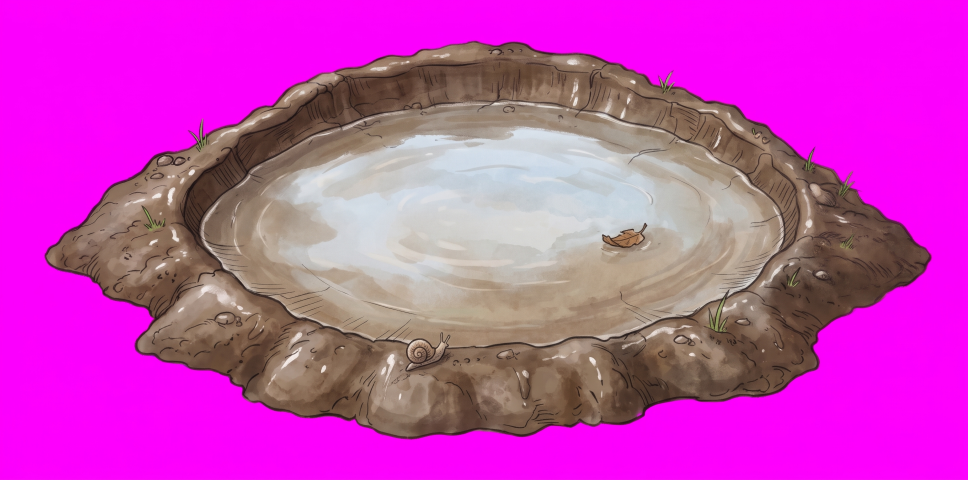
#> input picture art-day-23/raw/pond-new-1.jpg, 2902 x 1440 px, found by its file name (shown at 1/3 size)
$ python cut_pond.py
#> lines starting #> are read from the running program, lines starting #| are printed output that depends on the picture
### art-day-23/tools/key.py
import numpy as np
from PIL import Image, ImageFilter
def key(path):
#> called with path = 'raw/pond-new-1.jpg'
    a=np.asarray(Image.open(path).convert('RGB')).astype(float)
    R,G,B=a[...,0],a[...,1],a[...,2]
    mag=(np.minimum(R,B)-G)/255
    al=np.clip((0.42-mag)/0.22,0,1)
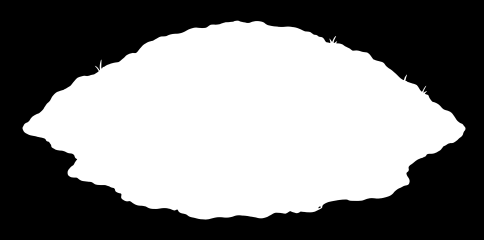
#> al: shape (1440, 2902) float64 (shown at 1/6 size); min 0, max 1, mean 0.507
    # despill
    m=np.minimum(R,B); sp=np.clip(m-G,0,None)*(al<1)
#> after `sp = np.clip(m - G, 0, None) * (al < 1)`:
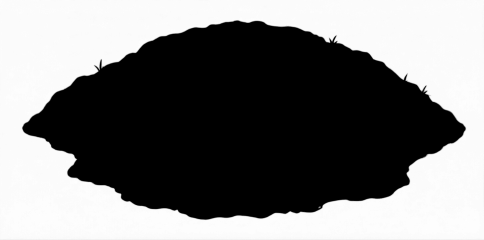
#> sp: shape (1440, 2902) float64 (shown at 1/6 size); min 0, max 255, mean 123.5
    a[...,0]-=sp*0.8; a[...,2]-=sp*0.8
    al=np.asarray(Image.fromarray((al*255).astype('uint8')).filter(ImageFilter.MinFilter(3)))
    out=np.dstack([np.clip(a,0,255).astype('uint8'),al])
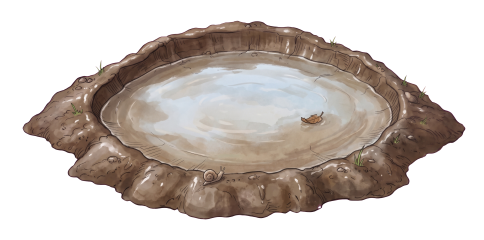
#> out: shape (1440, 2902, 4) (shown at 1/6 size); mean R, G, B, A 100.3, 66.3, 85.3, 128.7; transparent parts drawn white
    im=Image.fromarray(out,'RGBA'); return im.crop(im.getbbox())
#> after `return im.crop(im.getbbox())`:
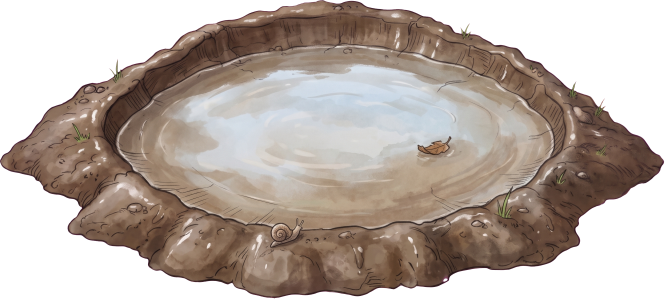
#> returned value: PIL image 2657x1193 RGBA (shown at 1/4 size); mean R, G, B, A 116, 87.1, 96, 169.6; transparent parts drawn white

### art-day-23/tools/cut_pond.py
import sys;sys.path.insert(0,'.')
import numpy as np
from key import key
from PIL import Image
p=key('raw/pond-new-1.jpg')
a=np.asarray(p).astype(float)
#> a: shape (1193, 2657, 4) float64
R,G,B,A=[a[...,i] for i in range(4)]
#> R: shape (1193, 2657) float64
#> G: shape (1193, 2657) float64
#> B: shape (1193, 2657) float64
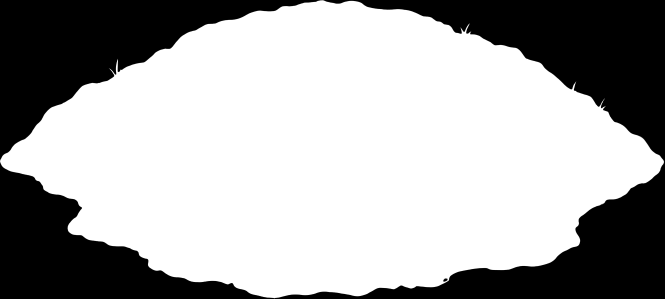
#> A: shape (1193, 2657) float64 (shown at 1/4 size); min 0, max 255, mean 169.6
# pink/mauve rim despill on mud
B=np.where(B>G,G+(B-G)*0.3,B); R=np.where((R>1.15*G)&(B>0.85*G),np.minimum(R,1.15*G+8),R)
#> after `B = np.where(B > G, G + (B - G) * 0.3, B)`:
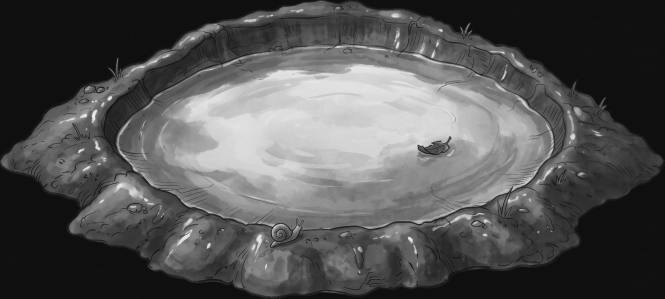
#> B: shape (1193, 2657) float64 (shown at 1/4 size); min 0, max 244, mean 83.8
#> after `R = np.where((R > 1.15 * G) & (B > 0.85 * G), np.minimum(R, 1.15 * G +`:
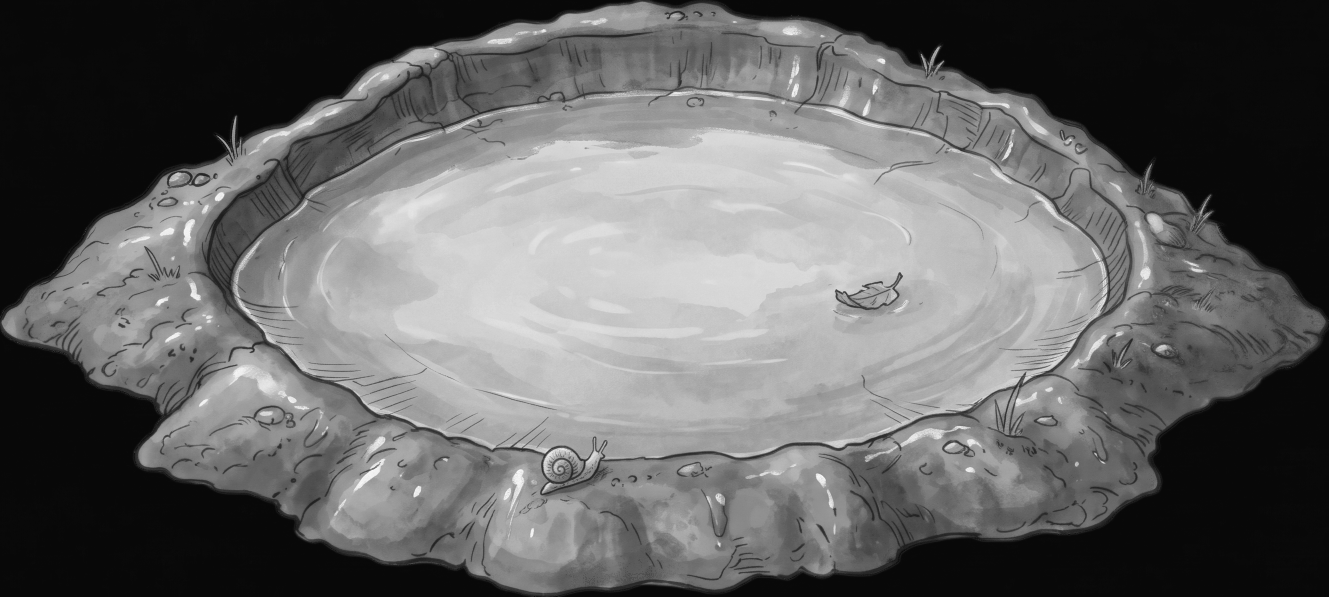
#> R: shape (1193, 2657) float64 (shown at 1/2 size); min 8, max 255, mean 101.5
a[...,0]=R;a[...,2]=B
p=Image.fromarray(np.clip(a,0,255).astype('uint8'))
#> (the run stopped early here; a loop or call above may not have finished)

$ run again, with art-day-23/raw/barrow-loaded.jpg copied over art-day-23/raw/pond-new-1.jpg
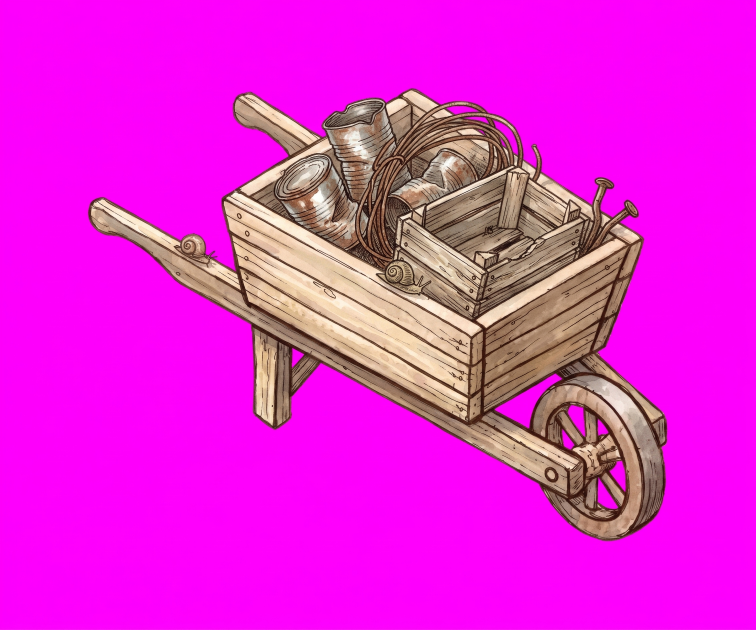
#> input picture art-day-23/raw/barrow-loaded.jpg, 2266 x 1888 px, found by its file name (shown at 1/3 size)
#> in key, `return im.crop(im.getbbox())`:
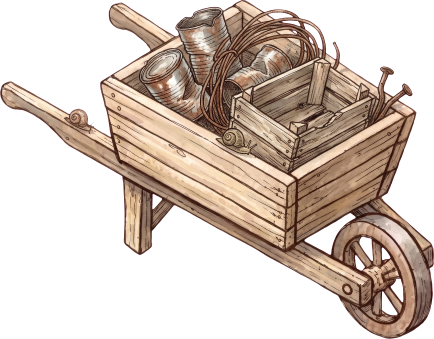
#> returned value: PIL image 1736x1355 RGBA (shown at 1/4 size); mean R, G, B, A 106.3, 65.1, 80.8, 122.4; transparent parts drawn white
#> `R = np.where((R > 1.15 * G) & (B > 0.85 * G), np.minimum(R, 1.15 * G +`:
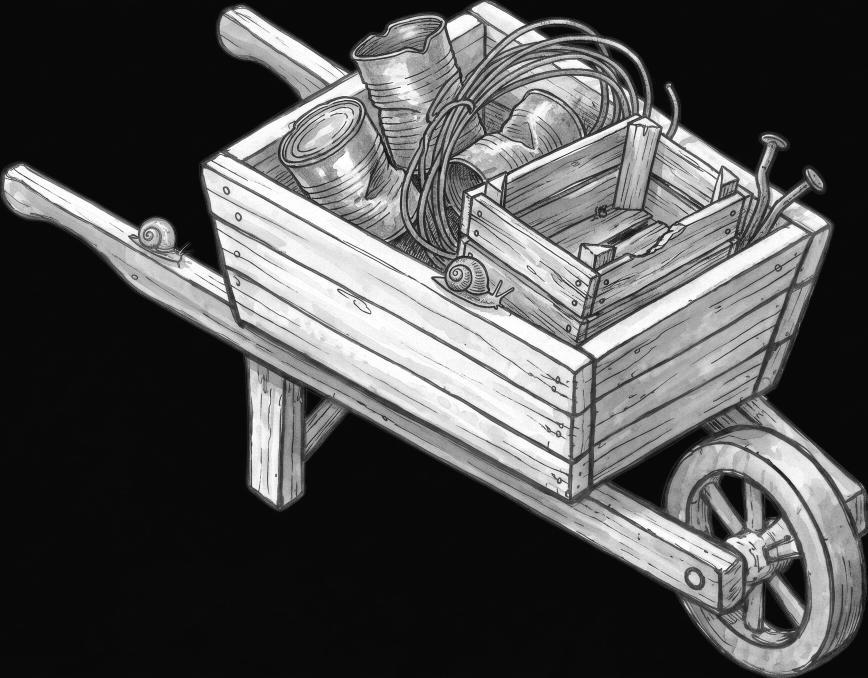
#> R: shape (1355, 1736) float64 (shown at 1/2 size); min 8, max 255, mean 83.3
